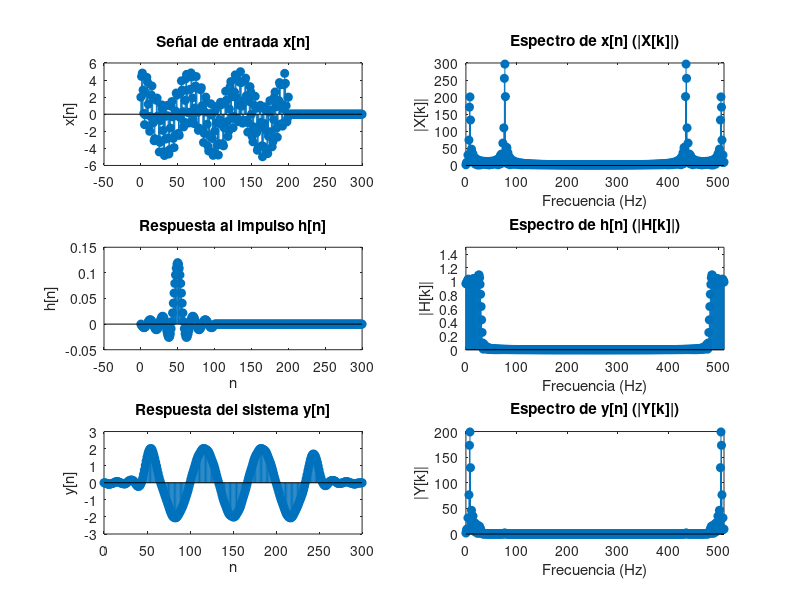

This figure's MATLAB source:
clc
clear
close all

dt = 0.0003;   % Intervalo de tiempo
Nx = 201;  % Cantidad de muestras

t = 0:dt:(Nx-1)*dt;

x_analog = 2*cos(2*pi*50*t) + 3*sin(2*pi*500*t);

n = 0:Nx-1;

x = 2*cos(2*pi*50*n*dt) + 3*sin(2*pi*500*n*dt); % Señal de entrada x[n]

Fc = 200; % Frecuencia de corte
Nh = 101; % Longitud de la respuesta al impulso
nh = -(Nh-1)/2:(Nh-1)/2;

h = 2*Fc*dt*sinc(2*Fc*dt*nh);

% Redefinir vectores x[n] y h[n] con dimensión N = 2^r
N = 2^nextpow2(Nx + length(nh) - 1);

x_pad = [x, zeros(1, N - length(x))];
h_pad = [h, zeros(1, N - length(h))];

% Realizar la convolución utilizando FFT
X = fft(x_pad);
H = fft(h_pad);
Y = X .* H;
y_fft = ifft(Y);

ny = 0:N-1;

% Crear gráficos
figure()

% Primer gráfico: señal de entrada x[n]
subplot(3, 2, 1)
stem(0:N-1, x_pad, 'filled')
title('Señal de entrada x[n]')
ylabel('x[n]')
xlim([-50, 300])

% Segundo gráfico: módulo de la FFT de x[n]
subplot(3, 2, 2)
stem(0:N-1, abs(X), 'filled')
title('Espectro de x[n] (|X[k]|)')
xlabel('Frecuencia (Hz)')
ylabel('|X[k]|')
xlim([0, 510])

% Tercer gráfico: respuesta al impulso h[n]
subplot(3, 2, 3)
stem(0:N-1, h_pad, 'filled')
title('Respuesta al impulso h[n]')
xlabel('n')
ylabel('h[n]')
xlim([-50, 300])

% Cuarto gráfico: módulo de la FFT de h[n]
subplot(3, 2, 4)
stem(0:N-1, abs(H), 'filled')
title('Espectro de h[n] (|H[k]|)')
xlabel('Frecuencia (Hz)')
ylabel('|H[k]|')
xlim([0, 510])
ylim([0,1.5])

% Quinto gráfico: respuesta del sistema y[n] (en el tiempo)
subplot(3, 2, 5)
stem(0:N-1, y_fft, 'filled')
title('Respuesta del sistema y[n]')
xlabel('n')
ylabel('y[n]')
xlim([0, 300])

% Sexto gráfico: módulo de la FFT de y[n]
subplot(3, 2, 6)
stem(0:N-1, abs(Y), 'filled')
title('Espectro de y[n] (|Y[k]|)')
xlabel('Frecuencia (Hz)')
ylabel('|Y[k]|')
xlim([0, 510])
